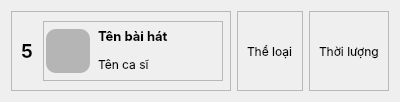
            <widget class="QWidget" name="cardframe_10" native="true">
             <property name="sizePolicy">
              <sizepolicy hsizetype="Preferred" vsizetype="Fixed">
               <horstretch>0</horstretch>
               <verstretch>0</verstretch>
              </sizepolicy>
             </property>
             <property name="maximumSize">
              <size>
               <width>1440</width>
               <height>100</height>
              </size>
             </property>
             <property name="font">
              <font>
               <family>Inter</family>
              </font>
             </property>
             <layout class="QHBoxLayout" name="horizontalLayout_68">
              <item>
               <widget class="QFrame" name="frame_56">
                <property name="minimumSize">
                 <size>
                  <width>220</width>
                  <height>80</height>
                 </size>
                </property>
                <property name="maximumSize">
                 <size>
                  <width>220</width>
                  <height>80</height>
                 </size>
                </property>
                <property name="frameShape">
                 <enum>QFrame::StyledPanel</enum>
                </property>
                <property name="frameShadow">
                 <enum>QFrame::Raised</enum>
                </property>
                <layout class="QHBoxLayout" name="horizontalLayout_69">
                 <item>
                  <widget class="QLabel" name="label_67">
                   <property name="minimumSize">
                    <size>
                     <width>16</width>
                     <height>16</height>
                    </size>
                   </property>
                   <property name="maximumSize">
                    <size>
                     <width>16</width>
                     <height>16</height>
                    </size>
                   </property>
                   <property name="font">
                    <font>
                     <family>Inter</family>
                     <pointsize>14</pointsize>
                     <weight>75</weight>
                     <bold>true</bold>
                    </font>
                   </property>
                   <property name="text">
                    <string>5</string>
                   </property>
                  </widget>
                 </item>
                 <item>
                  <widget class="QFrame" name="frame_57">
                   <property name="minimumSize">
                    <size>
                     <width>180</width>
                     <height>60</height>
                    </size>
                   </property>
                   <property name="maximumSize">
                    <size>
                     <width>180</width>
                     <height>60</height>
                    </size>
                   </property>
                   <property name="frameShape">
                    <enum>QFrame::StyledPanel</enum>
                   </property>
                   <property name="frameShadow">
                    <enum>QFrame::Raised</enum>
                   </property>
                   <layout class="QHBoxLayout" name="horizontalLayout_70">
                    <property name="leftMargin">
                     <number>0</number>
                    </property>
                    <property name="topMargin">
                     <number>0</number>
                    </property>
                    <property name="rightMargin">
                     <number>0</number>
                    </property>
                    <property name="bottomMargin">
                     <number>0</number>
                    </property>
                    <item>
                     <widget class="QLabel" name="label_68">
                      <property name="maximumSize">
                       <size>
                        <width>44</width>
                        <height>44</height>
                       </size>
                      </property>
                      <property name="styleSheet">
                       <string notr="true">background-color:rgb(181, 181, 181);
border-radius: 10px;</string>
                      </property>
                      <property name="text">
                       <string/>
                      </property>
                      <property name="pixmap">
                       <pixmap>resources.qrc/music-player.svg</pixmap>
                      </property>
                      <property name="scaledContents">
                       <bool>true</bool>
                      </property>
                     </widget>
                    </item>
                    <item>
                     <layout class="QVBoxLayout" name="verticalLayout_12">
                      <property name="spacing">
                       <number>4</number>
                      </property>
                      <item>
                       <widget class="QLabel" name="label_69">
                        <property name="minimumSize">
                         <size>
                          <width>120</width>
                          <height>20</height>
                         </size>
                        </property>
                        <property name="maximumSize">
                         <size>
                          <width>120</width>
                          <height>20</height>
                         </size>
                        </property>
                        <property name="font">
                         <font>
                          <family>Inter</family>
                          <pointsize>10</pointsize>
                          <weight>75</weight>
                          <bold>true</bold>
                         </font>
                        </property>
                        <property name="text">
                         <string>Tên bài hát</string>
                        </property>
                       </widget>
                      </item>
                      <item>
                       <widget class="QLabel" name="label_70">
                        <property name="minimumSize">
                         <size>
                          <width>120</width>
                          <height>20</height>
                         </size>
                        </property>
                        <property name="maximumSize">
                         <size>
                          <width>120</width>
                          <height>20</height>
                         </size>
                        </property>
                        <property name="font">
                         <font>
                          <family>Inter</family>
                         </font>
                        </property>
                        <property name="text">
                         <string>Tên ca sĩ</string>
                        </property>
                       </widget>
                      </item>
                     </layout>
                    </item>
                   </layout>
                  </widget>
                 </item>
                </layout>
               </widget>
              </item>
              <item>
               <widget class="QFrame" name="frame_58">
                <property name="frameShape">
                 <enum>QFrame::StyledPanel</enum>
                </property>
                <property name="frameShadow">
                 <enum>QFrame::Raised</enum>
                </property>
                <layout class="QHBoxLayout" name="horizontalLayout_71">
                 <item alignment="Qt::AlignHCenter">
                  <widget class="QLabel" name="label_71">
                   <property name="text">
                    <string>Thể loại</string>
                   </property>
                  </widget>
                 </item>
                </layout>
               </widget>
              </item>
              <item>
               <widget class="QFrame" name="frame_59">
                <property name="frameShape">
                 <enum>QFrame::StyledPanel</enum>
                </property>
                <property name="frameShadow">
                 <enum>QFrame::Raised</enum>
                </property>
                <layout class="QHBoxLayout" name="horizontalLayout_72">
                 <item alignment="Qt::AlignHCenter">
                  <widget class="QLabel" name="label_72">
                   <property name="text">
                    <string>Thời lượng</string>
                   </property>
                  </widget>
                 </item>
                </layout>
               </widget>
              </item>
             </layout>
            </widget>
